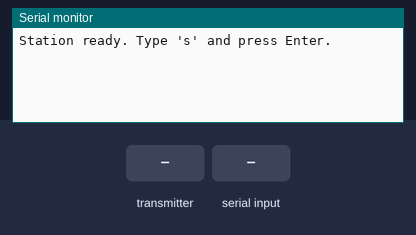
The sketch below on a simulated Arduino Uno, built with avr-gcc and run on an emulated ATmega328P. On the bench: the last lines printed to the serial monitor. The test bench sets the inputs (shaded band). No radio packets arrive unless stated.

Above: at 1.2 s.
1.3 s: the transmitter starts sending tilt = -100
At 1.37 s:
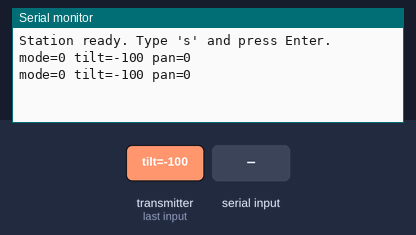
3.2 s: "s" received over Serial
4.7 s: the transmitter starts sending pan = -100
At 4.77 s:
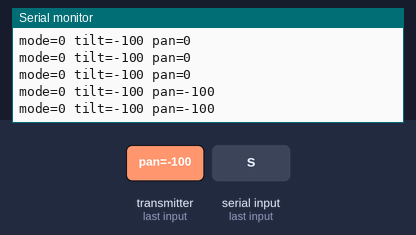
6.2 s: the transmitter starts sending mode = 64
At 6.27 s:
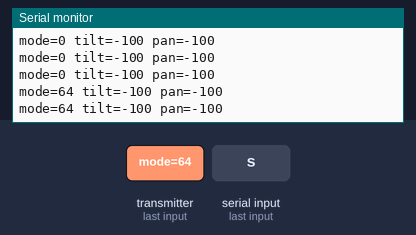
7.7 s: the transmitter starts sending pan = 0
At 7.77 s:
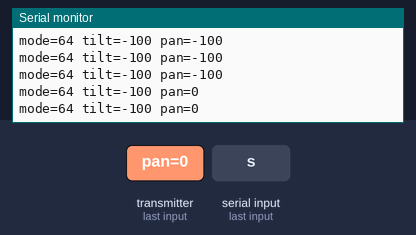
9.2 s: the transmitter starts sending mode = 128
At 9.27 s:
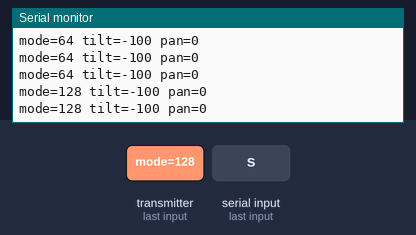
Timing chart, 0 to 11.7 s (numbered marks = the images above; inputs shaded):
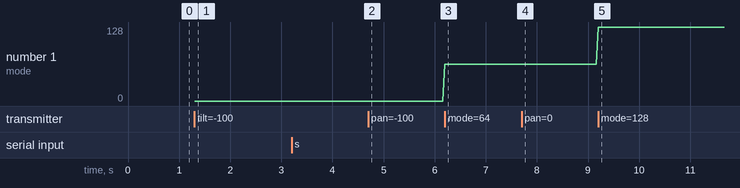

Measured:
- after the input at 1.3 s, the serial monitor: prints a new line at once (image 1)
- after the input at 4.7 s, the serial monitor: prints a new line at once (image 2)
- after the input at 6.2 s, the serial monitor: prints a new line at once (image 3)
- after the input at 7.7 s, the serial monitor: prints a new line at once (image 4)
- after the input at 9.2 s, the serial monitor: prints a new line at once (image 5)
- plotted number 1: 0 → 64 after the input at 6.2 s, 64 → 128 after the input at 9.2 s

The sketch:

Ground_Finalized.ino
```cpp
#include <SPI.h>
#include <nRF24L01.h>
#include <RF24.h>

#define RADIO_CE_PIN  9
#define RADIO_CSN_PIN 10

RF24 radio(RADIO_CE_PIN, RADIO_CSN_PIN);

const byte COMMAND_ADDRESS[6] = "IN001";
const byte TELEMETRY_ADDRESS[6] = "OUT01";

struct Command {
  uint8_t cmd; // 1=старт
} c;

struct Telemetry {
  int8_t tilt;
  int8_t pan;
  uint8_t mode;
} t;

void Start() {
  c.cmd = 1;
  radio.stopListening();
  radio.write(&c, sizeof(c));
  radio.startListening();
  Serial.println("SEND: START");
}

void setup() {
  Serial.begin(115200);

  radio.begin();
  radio.setPALevel(RF24_PA_LOW);
  radio.setDataRate(RF24_1MBPS);
  radio.setChannel(76);

  radio.openWritingPipe(COMMAND_ADDRESS);     // шлём команды
  radio.openReadingPipe(1, TELEMETRY_ADDRESS);  // слушаем телеметрию
  radio.startListening();

  Serial.println("Station ready. Type 's' and press Enter.");
}

void loop() {
  // отправка команды
  if (Serial.available()) {
    char ch = Serial.read();
    if (ch == 's' || ch == 'S') {
      Start();
    }
  }

  // прием телеметрии
  if (radio.available()) {
    radio.read(&t, sizeof(t));
    Serial.print("mode=");
    Serial.print(t.mode);
    Serial.print(" tilt=");
    Serial.print((int)t.tilt);
    Serial.print(" pan=");
    Serial.println((int)t.pan);
  }
}
```
